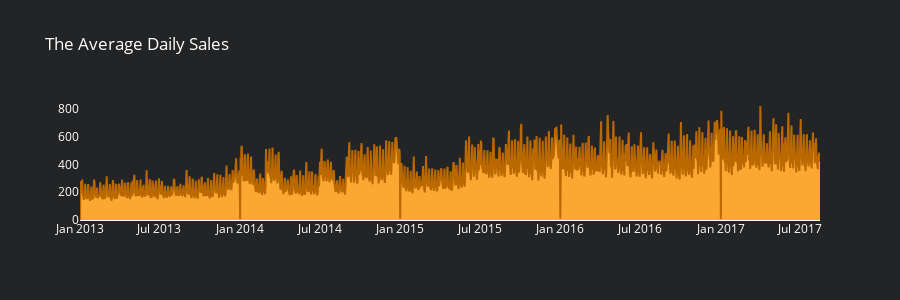

The cell this chart's notebook holds for it:
### Markdown cell above
### The Average Daily Sales

### Code cell
df_day_sa = df_train1.groupby('date').agg({"sales" : "mean"}).reset_index()
fig6 = go.Figure(data=[go.Scatter(x=df_day_sa['date'], y=df_day_sa['sales'], fill='tozeroy', fillcolor='#FAA831', line_color='#bA6800'                                 )])
fig6.update_layout(title_text='The Average Daily Sales',height=300,paper_bgcolor='#232425',plot_bgcolor='#232425',
                font=dict(
                size=12,
                color='white'))
fig6.update_xaxes(showgrid=False)
fig6.update_yaxes(showgrid=False)

### Figure 1 — Plotly figure (JSON) as saved in the notebook; plotly's stock layout.template omitted (floating-point values rounded to 4 significant figures; data arrays with more than 128 entries replaced by an {"elided": "..."} marker saying what was removed)
{"data": [{"fill": "tozeroy", "fillcolor": "#FAA831", "line": {"color": "#bA6800"}, "type": "scatter", "x": {"elided": "1684 str values"}, "y": {"elided": "1684 float values"}}], "layout": {"font": {"color": "white", "size": 12}, "height": 300, "paper_bgcolor": "#232425", "plot_bgcolor": "#232425", "title": {"text": "The Average Daily Sales"}, "xaxis": {"showgrid": false}, "yaxis": {"showgrid": false}}}
